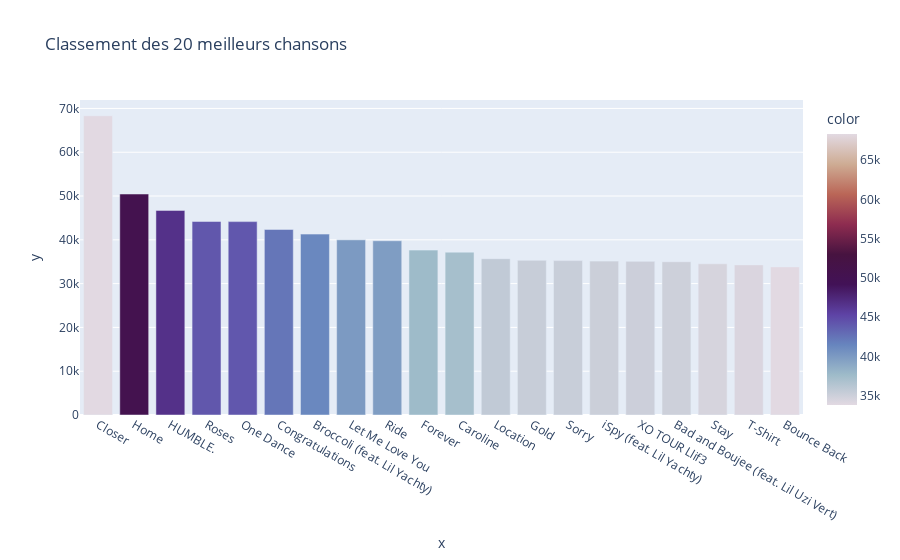

The notebook cell saved with this chart:
### Code cell
# Top 20 des tracks les plus présents

result = duckdb.sql("WITH tracks AS (SELECT UNNEST(tracks, recursive := true) FROM 'playlists.parquet') SELECT tracks.track_name, COUNT(tracks.track_name) Nbre_Tracks FROM tracks GROUP BY tracks.track_name ORDER BY Nbre_Tracks DESC LIMIT 20").df()

fig = px.bar(x=result.track_name, y=result.Nbre_Tracks, title="Classement des 20 meilleurs chansons", color = result.Nbre_Tracks, color_continuous_scale=px.colors.cyclical.Twilight)

fig.show()

### Figure 1 — Plotly figure (JSON) as saved in the notebook; plotly's stock layout.template omitted (floating-point values rounded to 4 significant figures)
{"data": [{"alignmentgroup": "True", "hovertemplate": "x=%{x}<br>y=%{y}<br>color=%{marker.color}<extra></extra>", "legendgroup": "", "marker": {"color": [68333, 50458, 46724, 44190, 44158, 42369, 41309, 40000, 39790, 37652, 37190, 35695, 35331, 35262, 35138, 35089, 34999, 34523, 34280, 33823], "coloraxis": "coloraxis", "pattern": {"shape": ""}}, "name": "", "offsetgroup": "", "orientation": "v", "showlegend": false, "textposition": "auto", "type": "bar", "x": ["Closer", "Home", "HUMBLE.", "Roses", "One Dance", "Congratulations", "Broccoli (feat. Lil Yachty)", "Let Me Love You", "Ride", "Forever", "Caroline", "Location", "Gold", "Sorry", "iSpy (feat. Lil Yachty)", "XO TOUR Llif3", "Bad and Boujee (feat. Lil Uzi Vert)", "Stay", "T-Shirt", "Bounce Back"], "xaxis": "x", "y": [68333, 50458, 46724, 44190, 44158, 42369, 41309, 40000, 39790, 37652, 37190, 35695, 35331, 35262, 35138, 35089, 34999, 34523, 34280, 33823], "yaxis": "y"}], "layout": {"barmode": "relative", "coloraxis": {"colorbar": {"title": {"text": "color"}}, "colorscale": [[0, "#e2d9e2"], [0.1111, "#9ebbc9"], [0.2222, "#6785be"], [0.3333, "#5e43a5"], [0.4444, "#421257"], [0.5556, "#471340"], [0.6667, "#8e2c50"], [0.7778, "#ba6657"], [0.8889, "#ceac94"], [1, "#e2d9e2"]]}, "legend": {"tracegroupgap": 0}, "title": {"text": "Classement des 20 meilleurs chansons"}, "xaxis": {"anchor": "y", "domain": [0, 1], "title": {"text": "x"}}, "yaxis": {"anchor": "x", "domain": [0, 1], "title": {"text": "y"}}}}
